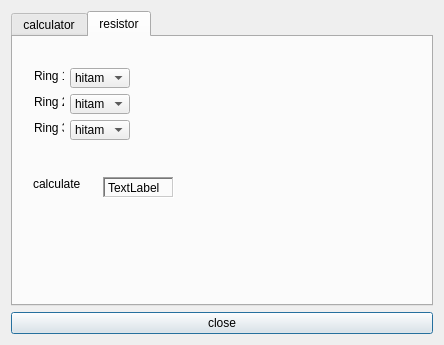
<?xml version="1.0" encoding="UTF-8"?>
<ui version="4.0">
 <class>sliderDialog</class>
 <widget class="QDialog" name="sliderDialog">
  <property name="geometry">
   <rect>
    <x>0</x>
    <y>0</y>
    <width>444</width>
    <height>345</height>
   </rect>
  </property>
  <property name="windowTitle">
   <string>sliderDialog</string>
  </property>
  <layout class="QGridLayout" name="gridLayout_2">
   <item row="0" column="0">
    <widget class="QTabWidget" name="tabWidget">
     <property name="currentIndex">
      <number>1</number>
     </property>
     <widget class="QWidget" name="tab">
      <attribute name="title">
       <string>calculator</string>
      </attribute>
      <layout class="QGridLayout" name="gridLayout">
       <item row="0" column="0">
        <widget class="QLabel" name="label">
         <property name="text">
          <string>number 1</string>
         </property>
        </widget>
       </item>
       <item row="0" column="1">
        <widget class="QSpinBox" name="spinBox">
         <property name="minimumSize">
          <size>
           <width>57</width>
           <height>20</height>
          </size>
         </property>
        </widget>
       </item>
       <item row="0" column="2" colspan="2">
        <widget class="QSlider" name="horizontalSlider">
         <property name="orientation">
          <enum>Qt::Horizontal</enum>
         </property>
        </widget>
       </item>
       <item row="1" column="0">
        <widget class="QLabel" name="label_2">
         <property name="text">
          <string>number 2</string>
         </property>
        </widget>
       </item>
       <item row="1" column="1">
        <widget class="QSpinBox" name="spinBox_2"/>
       </item>
       <item row="1" column="2" colspan="2">
        <widget class="QSlider" name="horizontalSlider_2">
         <property name="orientation">
          <enum>Qt::Horizontal</enum>
         </property>
        </widget>
       </item>
       <item row="2" column="2">
        <widget class="QRadioButton" name="radioButtonadd">
         <property name="text">
          <string>+</string>
         </property>
        </widget>
       </item>
       <item row="2" column="3">
        <widget class="QRadioButton" name="radioButtonminus">
         <property name="text">
          <string>-</string>
         </property>
        </widget>
       </item>
       <item row="2" column="4">
        <widget class="QRadioButton" name="radioButtonmultiply">
         <property name="text">
          <string>X</string>
         </property>
        </widget>
       </item>
       <item row="2" column="5">
        <widget class="QRadioButton" name="radioButtondiv">
         <property name="text">
          <string>/</string>
         </property>
        </widget>
       </item>
       <item row="3" column="0">
        <widget class="QLabel" name="label_3">
         <property name="text">
          <string>result</string>
         </property>
        </widget>
       </item>
       <item row="3" column="2" colspan="4">
        <widget class="QLCDNumber" name="lcdNumber">
         <property name="minimumSize">
          <size>
           <width>246</width>
           <height>51</height>
          </size>
         </property>
        </widget>
       </item>
      </layout>
     </widget>
     <widget class="QWidget" name="tab_2">
      <attribute name="title">
       <string>resistor</string>
      </attribute>
      <widget class="QLabel" name="label_4">
       <property name="geometry">
        <rect>
         <x>21</x>
         <y>31</y>
         <width>30</width>
         <height>16</height>
        </rect>
       </property>
       <property name="text">
        <string>Ring 1</string>
       </property>
      </widget>
      <widget class="QLabel" name="label_5">
       <property name="geometry">
        <rect>
         <x>21</x>
         <y>57</y>
         <width>30</width>
         <height>16</height>
        </rect>
       </property>
       <property name="text">
        <string>Ring 2</string>
       </property>
      </widget>
      <widget class="QLabel" name="label_6">
       <property name="geometry">
        <rect>
         <x>21</x>
         <y>83</y>
         <width>30</width>
         <height>16</height>
        </rect>
       </property>
       <property name="text">
        <string>Ring 3</string>
       </property>
      </widget>
      <widget class="QComboBox" name="comboBox">
       <property name="geometry">
        <rect>
         <x>57</x>
         <y>31</y>
         <width>60</width>
         <height>20</height>
        </rect>
       </property>
       <item>
        <property name="text">
         <string>hitam </string>
        </property>
       </item>
       <item>
        <property name="text">
         <string>coklat</string>
        </property>
       </item>
       <item>
        <property name="text">
         <string>merah</string>
        </property>
       </item>
       <item>
        <property name="text">
         <string>orange</string>
        </property>
       </item>
       <item>
        <property name="text">
         <string>kuning</string>
        </property>
       </item>
       <item>
        <property name="text">
         <string>hijau</string>
        </property>
       </item>
       <item>
        <property name="text">
         <string>biru </string>
        </property>
       </item>
       <item>
        <property name="text">
         <string>ungu</string>
        </property>
       </item>
       <item>
        <property name="text">
         <string>emas</string>
        </property>
       </item>
       <item>
        <property name="text">
         <string>perak</string>
        </property>
       </item>
      </widget>
      <widget class="QComboBox" name="comboBox_2">
       <property name="geometry">
        <rect>
         <x>57</x>
         <y>57</y>
         <width>60</width>
         <height>20</height>
        </rect>
       </property>
       <item>
        <property name="text">
         <string>hitam </string>
        </property>
       </item>
       <item>
        <property name="text">
         <string>coklat</string>
        </property>
       </item>
       <item>
        <property name="text">
         <string>merah</string>
        </property>
       </item>
       <item>
        <property name="text">
         <string>orange</string>
        </property>
       </item>
       <item>
        <property name="text">
         <string>kuning</string>
        </property>
       </item>
       <item>
        <property name="text">
         <string>hijau</string>
        </property>
       </item>
       <item>
        <property name="text">
         <string>biru </string>
        </property>
       </item>
       <item>
        <property name="text">
         <string>ungu</string>
        </property>
       </item>
       <item>
        <property name="text">
         <string>emas</string>
        </property>
       </item>
       <item>
        <property name="text">
         <string>perak</string>
        </property>
       </item>
      </widget>
      <widget class="QComboBox" name="comboBox_3">
       <property name="geometry">
        <rect>
         <x>57</x>
         <y>83</y>
         <width>60</width>
         <height>20</height>
        </rect>
       </property>
       <item>
        <property name="text">
         <string>hitam </string>
        </property>
       </item>
       <item>
        <property name="text">
         <string>coklat</string>
        </property>
       </item>
       <item>
        <property name="text">
         <string>merah</string>
        </property>
       </item>
       <item>
        <property name="text">
         <string>orange</string>
        </property>
       </item>
       <item>
        <property name="text">
         <string>kuning</string>
        </property>
       </item>
       <item>
        <property name="text">
         <string>hijau</string>
        </property>
       </item>
       <item>
        <property name="text">
         <string>biru </string>
        </property>
       </item>
       <item>
        <property name="text">
         <string>ungu</string>
        </property>
       </item>
       <item>
        <property name="text">
         <string>emas</string>
        </property>
       </item>
       <item>
        <property name="text">
         <string>perak</string>
        </property>
       </item>
      </widget>
      <widget class="QLabel" name="label_7">
       <property name="geometry">
        <rect>
         <x>20</x>
         <y>140</y>
         <width>47</width>
         <height>13</height>
        </rect>
       </property>
       <property name="text">
        <string>calculate</string>
       </property>
      </widget>
      <widget class="QLabel" name="label_8">
       <property name="geometry">
        <rect>
         <x>90</x>
         <y>140</y>
         <width>71</width>
         <height>21</height>
        </rect>
       </property>
       <property name="frameShape">
        <enum>QFrame::WinPanel</enum>
       </property>
       <property name="frameShadow">
        <enum>QFrame::Sunken</enum>
       </property>
       <property name="text">
        <string>TextLabel</string>
       </property>
      </widget>
     </widget>
    </widget>
   </item>
   <item row="1" column="0">
    <widget class="QPushButton" name="pushButton">
     <property name="text">
      <string>close</string>
     </property>
    </widget>
   </item>
  </layout>
 </widget>
 <layoutdefault spacing="6" margin="11"/>
 <resources/>
 <connections>
  <connection>
   <sender>horizontalSlider</sender>
   <signal>valueChanged(int)</signal>
   <receiver>spinBox</receiver>
   <slot>setValue(int)</slot>
   <hints>
    <hint type="sourcelabel">
     <x>197</x>
     <y>44</y>
    </hint>
    <hint type="destinationlabel">
     <x>126</x>
     <y>46</y>
    </hint>
   </hints>
  </connection>
  <connection>
   <sender>horizontalSlider_2</sender>
   <signal>valueChanged(int)</signal>
   <receiver>spinBox_2</receiver>
   <slot>setValue(int)</slot>
   <hints>
    <hint type="sourcelabel">
     <x>222</x>
     <y>76</y>
    </hint>
    <hint type="destinationlabel">
     <x>116</x>
     <y>79</y>
    </hint>
   </hints>
  </connection>
 </connections>
</ui>
